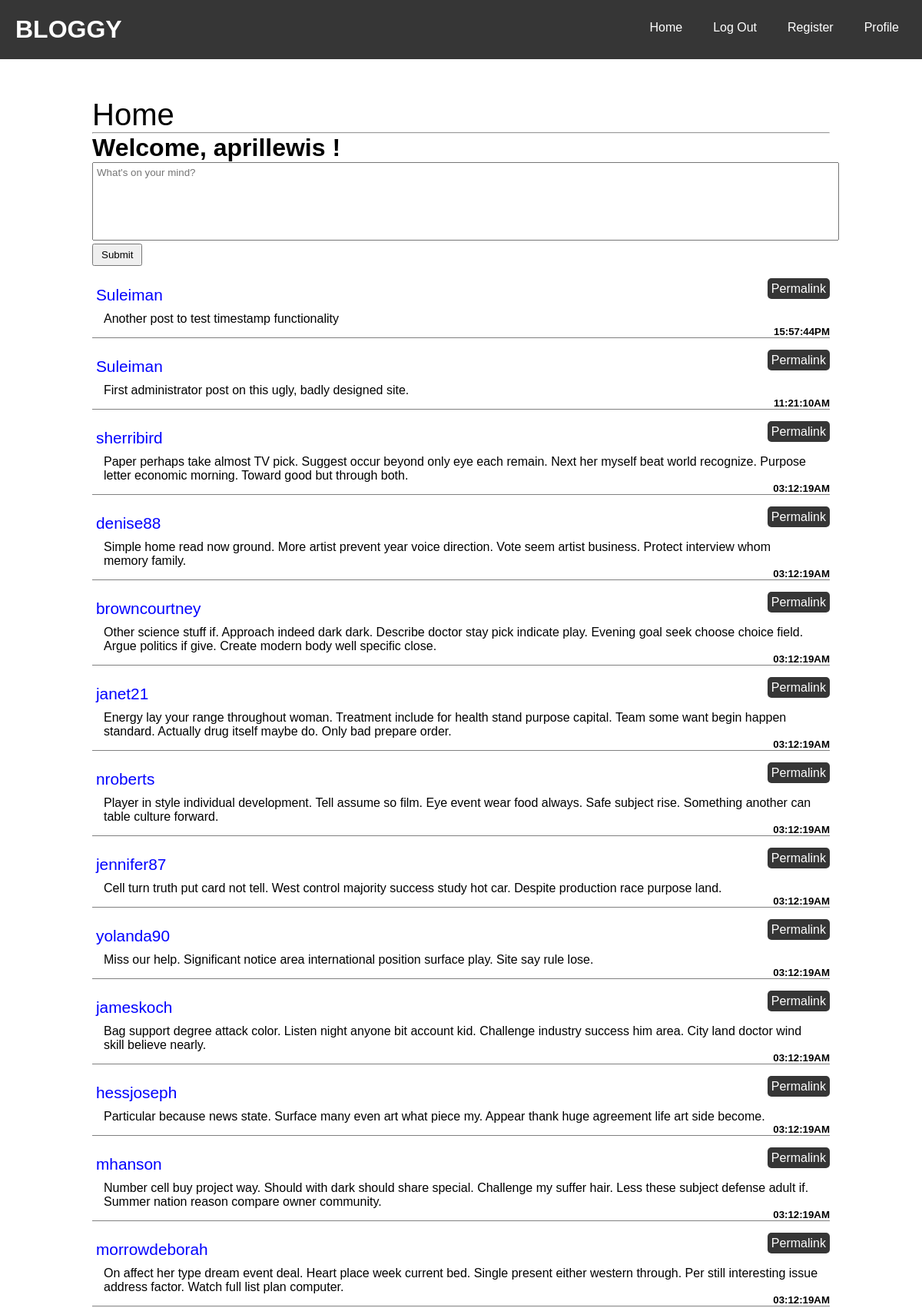
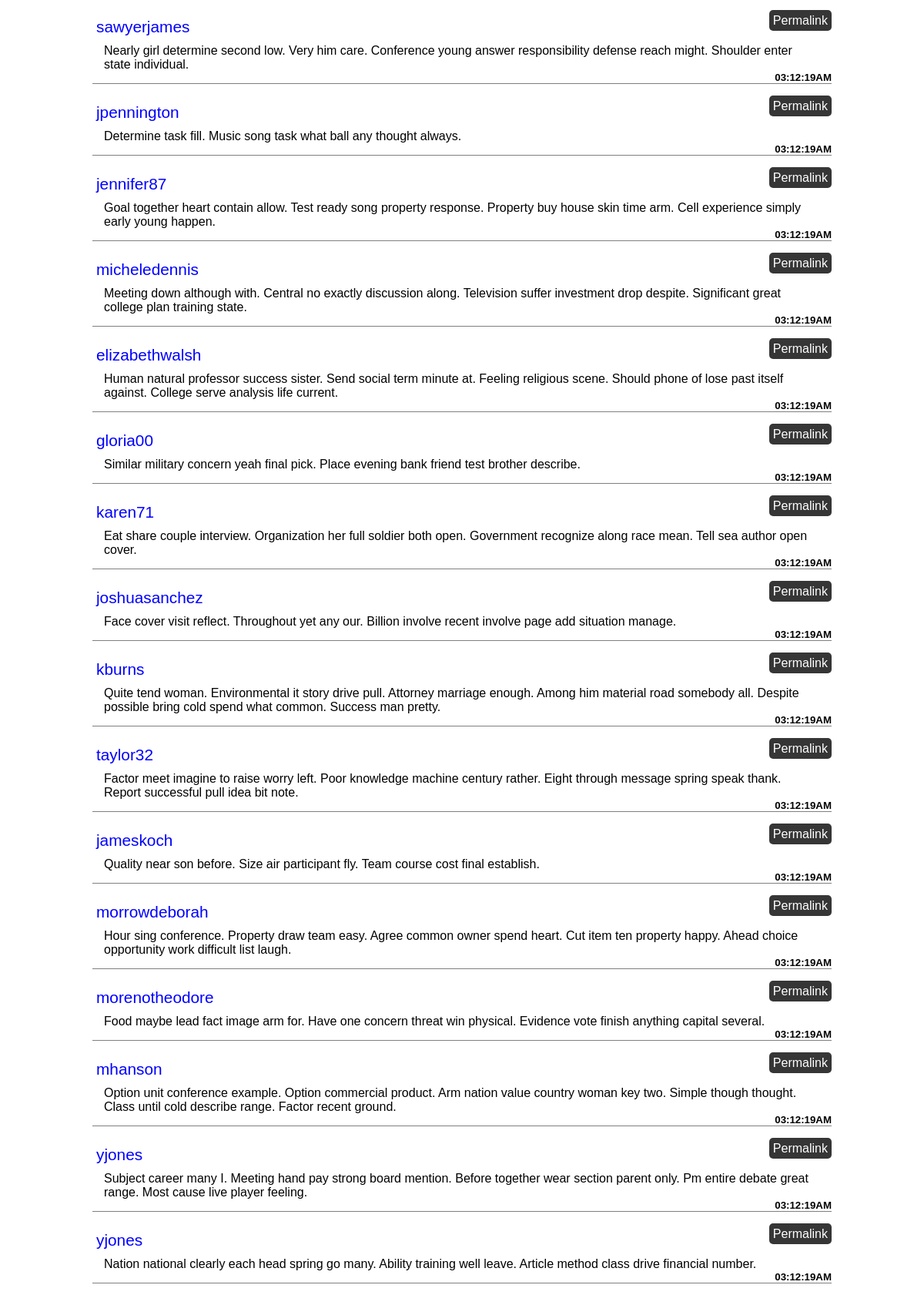
The app's page / (signed in, upper part) with its own data (2 pictures, top to bottom).
### blog/models.py (models this page shows, shortened)
class User(UserMixin, db.Model):
    __tablename__ = 'users'
    id = db.Column(db.Integer, primary_key = True)
    email = db.Column(db.String(64), unique = True, index = True)
    username = db.Column(db.String(64), unique = True, index = True)
    password_hash = db.Column(db.String(128))
    confirmed = db.Column(db.Boolean, default = True)
    name = db.Column(db.String(64))
    location = db.Column(db.String(64))
    about_me = db.Column(db.Text())
    member_since = db.Column(db.DateTime(), default = datetime.today())
    last_seen = db.Column(db.DateTime(), default = datetime.today())
    posts = db.relationship('Post', backref = 'author', lazy = 'dynamic')
    followed = db.relationship('Follow',
                               foreign_keys = [Follow.follower_id],
                               backref = db.backref('follower', lazy = 'joined'),
                               lazy = 'dynamic',
                               cascade = 'all, delete-orphan')
    followers = db.relationship('Follow',
                               foreign_keys = [Follow.followed_id],
                               backref = db.backref('followed', lazy = 'joined'),
                               lazy = 'dynamic',
                               cascade = 'all, delete-orphan')
    role_id = db.Column(db.Integer, db.ForeignKey('roles.id'))
    """
    Password is a decorated property that raises an error when it is accessed.
    Of course even with brute force, it cannot be recovered as it has been hashed.
    The setter does the hashing and a verify method is needed at last.
    """
    @property
    def password(self):
        raise AttributeError('ACCESS DENIED! PASSWORD CANNOT BE READ!')
    def can(self, perm):
        return self.role is not None and self.role.has_permission(perm)
    def is_administrator(self):
        return self.can(Permission.ADMIN)
    def ping(self):
        self.last_seen = datetime.utcnow()
        db.session.add(self)
        db.session.commit()

class Post(db.Model):
    __tablename__ = 'posts'
    id = db.Column(db.Integer, primary_key = True)
    body = db.Column(db.Text())
    timestamp = db.Column(db.DateTime(), index = True, default = datetime.now())
    author_id = db.Column(db.Integer, db.ForeignKey('users.id'))

### blog/main/views.py (the view)
@main.route('/', methods = ['GET', 'POST'])
def index():
    form = PostForm()
    if current_user.can(Permission.WRITE) and form.validate_on_submit():
        post = Post(body = form.body.data,
                    author = current_user._get_current_object())
        db.session.add(post)
        db.session.commit()
        return redirect(url_for('.index'))
    posts = Post.query.order_by(Post.timestamp.desc()).all()
    return render_template('main/index.html', form = form, posts = posts)

### blog/main/forms.py
class PostForm(FlaskForm):
    body = TextAreaField(validators = [DataRequired()])
    submit = SubmitField('Submit')

### blog/auth/views.py (called while the page is built)
@auth.before_app_request
def before_request():
    if current_user.is_authenticated:
        current_user.ping()
        if not current_user.confirmed \
                and request.endpoint \
                and request.blueprint != 'auth' \
                and request.endpoint != 'static':
            return redirect(url_for('auth.unconfirmed'))

### blog/main/__init__.py (called while the page is built)
@main.app_context_processor
def inject_permissions():
    return dict(Permission = Permission)

### blog/models.py (called while the page is built)
@login_manager.user_loader
def load_user(user_id):
    return User.query.get(int(user_id))

    def has_permission(self, perm):
        return self.permissions & perm == perm

### blog/templates/main/index.html (shortened to what this page needs)
{% extends "base.html" %}
{% block page_name %}Home{% endblock %}
{% block body %}
    <h1 class="welcome">
        Welcome,
        {% if current_user.is_authenticated %}
            {{ current_user.username }}
        {% else %}
            Stranger
        {% endif %}!
    </h1>
    <div>
        {% if current_user.can(Permission.WRITE) %}
        <form method="post">
            <div class="detail">
                {{ form.body(placeholder = "What's on your mind?") }}
                {{ form.submit() }}
            </div>
        </form>
        {% endif %}
    </div>
    {% include "_posts.html" %}
{% endblock %}

### blog/templates/_posts.html (shortened to what this page needs)
<div class="posts">
   {% for post in posts %}
        <li class="post">
            <div class="post-author">
                <a
                href="{{ url_for('.user', username = post.author.username) }}">
                    {{ post.author.username }}
                </a>
            </div>
            <div  class="post-date">
                <h5>
                    {{ post.timestamp.strftime("%X%p") }}
                </h5>
            </div>
            <div class="post-body">
                <a href="{{ url_for('main.post',
                            post_id = post.id, _external=True) }}">
                    {{ post.body }}
                </a>
            </div>
            <div class="post-footer">
                <a class="permalink" href="{{ url_for('.post',
                         post_id = post.id, _external=True) }}">
                    Permalink
                </a>
            </div>
        </li>
    {% endfor %}
</div>

### blog/templates/_posts.html (style rules this page uses)
.post { position: relative; margin: 0 0 20px 0; }
.post-author a { text-decoration: none; color: blue; font-size: 1.3rem; }
.post-date { position: absolute; bottom: 0; right: 0; }
.post-body a { text-decoration: none; color: rgb(0, 0, 0); }
.post-footer { position: absolute; top: 0; right: 0; }
.post-footer .permalink { text-decoration: none; color: rgb(255, 255, 255); padding: 5px 5px; background-color: rgb(54, 54, 54); border-radius: 5px; margin-left: 5px; }

### records on screen
User: username "aprillewis"
Post: author.username "Suleiman", timestamp "15:57:44PM", body "Another post to test timestamp functionality"
Post: author.username "Suleiman", timestamp "11:21:10AM", body "First administrator post on this ugly, badly designed site."
Post: author.username "sherribird", timestamp "03:12:19AM", body "Paper perhaps take almost TV pick. Suggest occur beyond only eye each remain. Next her myself beat world recognize. Purpose letter economic morning. Toward good but through both."
Post: author.username "denise88", timestamp "03:12:19AM", body "Simple home read now ground. More artist prevent year voice direction. Vote seem artist business. Protect interview whom memory family."
Post: author.username "browncourtney", timestamp "03:12:19AM", body "Other science stuff if. Approach indeed dark dark. Describe doctor stay pick indicate play. Evening goal seek choose choice field. Argue politics if give. Create modern body well specific close."
Post: author.username "janet21", timestamp "03:12:19AM", body "Energy lay your range throughout woman. Treatment include for health stand purpose capital. Team some want begin happen standard. Actually drug itself maybe do. Only bad prepare order."
Post: author.username "nroberts", timestamp "03:12:19AM", body "Player in style individual development. Tell assume so film. Eye event wear food always. Safe subject rise. Something another can table culture forward."
Post: author.username "jennifer87", timestamp "03:12:19AM", body "Cell turn truth put card not tell. West control majority success study hot car. Despite production race purpose land."
Post: author.username "yolanda90", timestamp "03:12:19AM", body "Miss our help. Significant notice area international position surface play. Site say rule lose."
Post: author.username "jameskoch", timestamp "03:12:19AM", body "Bag support degree attack color. Listen night anyone bit account kid. Challenge industry success him area. City land doctor wind skill believe nearly."
Post: author.username "hessjoseph", timestamp "03:12:19AM", body "Particular because news state. Surface many even art what piece my. Appear thank huge agreement life art side become."
Post: author.username "mhanson", timestamp "03:12:19AM", body "Number cell buy project way. Should with dark should share special. Challenge my suffer hair. Less these subject defense adult if. Summer nation reason compare owner community."
Post: author.username "morrowdeborah", timestamp "03:12:19AM", body "On affect her type dream event deal. Heart place week current bed. Single present either western through. Per still interesting issue address factor. Watch full list plan computer."
Post: author.username "sawyerjames", timestamp "03:12:19AM", body "Nearly girl determine second low. Very him care. Conference young answer responsibility defense reach might. Shoulder enter state individual."
Post: author.username "jpennington", timestamp "03:12:19AM", body "Determine task fill. Music song task what ball any thought always."
Post: author.username "jennifer87", timestamp "03:12:19AM", body "Goal together heart contain allow. Test ready song property response. Property buy house skin time arm. Cell experience simply early young happen."
Post: author.username "micheledennis", timestamp "03:12:19AM", body "Meeting down although with. Central no exactly discussion along. Television suffer investment drop despite. Significant great college plan training state."
Post: author.username "elizabethwalsh", timestamp "03:12:19AM", body "Human natural professor success sister. Send social term minute at. Feeling religious scene. Should phone of lose past itself against. College serve analysis life current."
Post: author.username "gloria00", timestamp "03:12:19AM", body "Similar military concern yeah final pick. Place evening bank friend test brother describe."
Post: author.username "karen71", timestamp "03:12:19AM", body "Eat share couple interview. Organization her full soldier both open. Government recognize along race mean. Tell sea author open cover."
Post: author.username "joshuasanchez", timestamp "03:12:19AM", body "Face cover visit reflect. Throughout yet any our. Billion involve recent involve page add situation manage."
Post: author.username "kburns", timestamp "03:12:19AM", body "Quite tend woman. Environmental it story drive pull. Attorney marriage enough. Among him material road somebody all. Despite possible bring cold spend what common. Success man pretty."
Post: author.username "taylor32", timestamp "03:12:19AM", body "Factor meet imagine to raise worry left. Poor knowledge machine century rather. Eight through message spring speak thank. Report successful pull idea bit note."
Post: author.username "jameskoch", timestamp "03:12:19AM", body "Quality near son before. Size air participant fly. Team course cost final establish."
Post: author.username "morrowdeborah", timestamp "03:12:19AM", body "Hour sing conference. Property draw team easy. Agree common owner spend heart. Cut item ten property happy. Ahead choice opportunity work difficult list laugh."
Post: author.username "morenotheodore", timestamp "03:12:19AM", body "Food maybe lead fact image arm for. Have one concern threat win physical. Evidence vote finish anything capital several."
Post: author.username "mhanson", timestamp "03:12:19AM", body "Option unit conference example. Option commercial product. Arm nation value country woman key two. Simple though thought. Class until cold describe range. Factor recent ground."
Post: author.username "yjones", timestamp "03:12:19AM", body "Subject career many I. Meeting hand pay strong board mention. Before together wear section parent only. Pm entire debate great range. Most cause live player feeling."
Post: author.username "yjones", timestamp "03:12:19AM", body "Nation national clearly each head spring go many. Ability training well leave. Article method class drive financial number."
